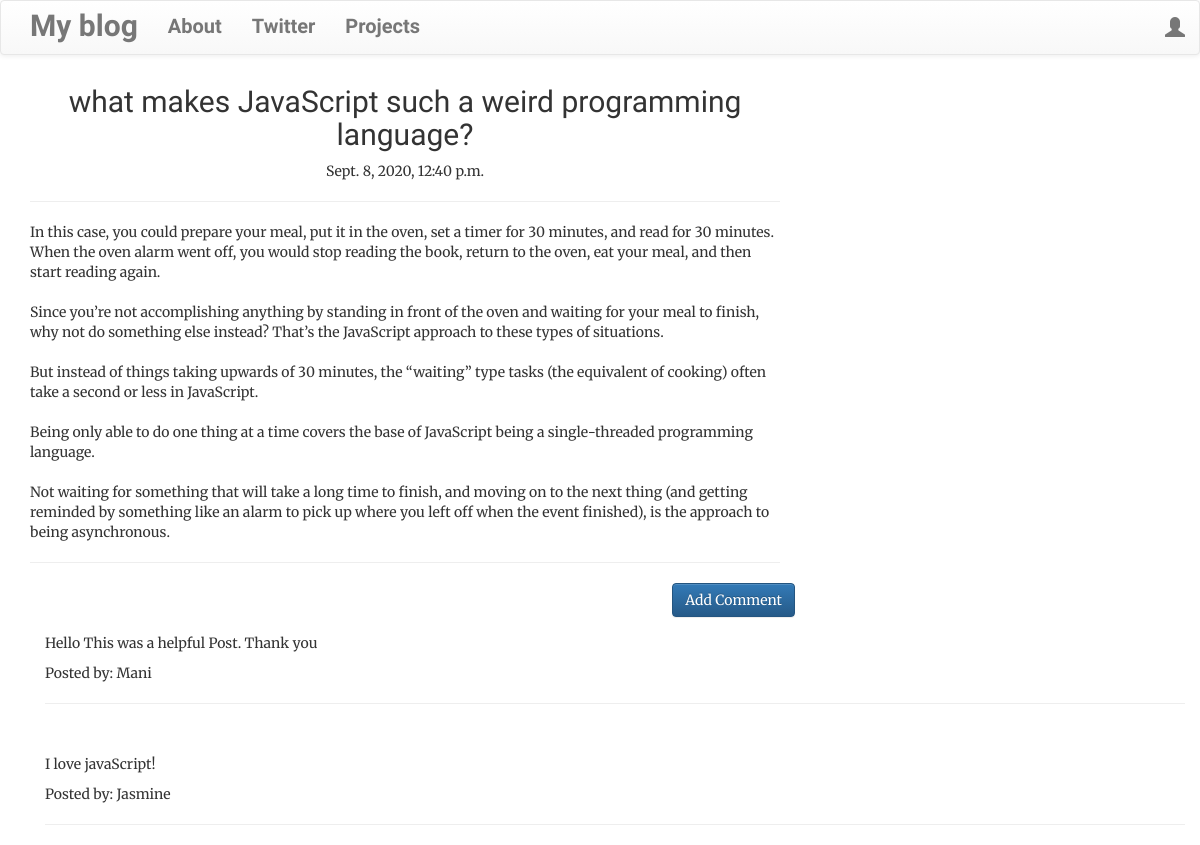
Page /post/7 on the committed database.
### blog/models.py (models this page shows, shortened)
class Post(models.Model):
    author = models.ForeignKey('auth.User', on_delete=models.CASCADE)
    title = models.CharField(max_length=200)
    text = models.TextField()
    create_date = models.DateTimeField(default=timezone.now)
    published_date = models.DateTimeField(blank=True, null=True)

class Comment(models.Model):
    post = models.ForeignKey(
        'blog.Post', related_name='comments', on_delete=models.CASCADE)
    author = models.CharField(max_length=200)
    text = models.TextField()
    create_date = models.DateTimeField(default=timezone.now())
    approved_comment = models.BooleanField(default=False)

### blog/views.py (the view)
# urls.py: path('post/<int:pk>', views.PostDetailView.as_view(), name='post_detail'),
class PostDetailView(DetailView):
    model = Post

### blog/templates/blog/post_detail.html (shortened to what this page needs)
{% extends 'blog/base.html'%}
{% block content %}
    <h1 class="posttitle loader">{{post.title}}</h1>
        {% if post.published_date %}
            <div class="date postdate">
                {{ post.published_date }}
            </div> <hr>
        {% else %}
         <a class='btn btn-default' href="{% url 'post_publish' pk=post.pk %}">Publish</a>
        {% endif %}
        <p class="postcontent">{{ post.text|safe|linebreaksbr }}</p>
        <hr>
        <a class='btn btn-primary btn-comment' href="{% url 'add_comment_to_post' pk=post.pk %}">Add Comment</a>
    <div class="container">
        {% for comment in post.comments.all %}
        <br>
        {% if user.is_authenticated or comment.approved_comment %}
            <p>{{ comment.text|safe|linebreaks }}</p>
            <p>Posted by: {{comment.author}}</p>
            <hr>
            {% endif %}
            {% empty %}
                <p>No Comments posted.</p>
        {% endfor %}
    </div>
{% endblock %}

### blog/static/css/blog.css (style rules this page uses)
body { background-color: #fff; font-family: 'Merriweather', serif; }
.postdate { text-align: center; }
.posttitle { font-family: 'Indie Flower', cursive; font-size: 3rem; text-align: center; }
.postcontent { margin-top: 15px; margin-bottom: 15px; }
.btn-comment { position: absolute; right: 0px; }

### rows in the picture
Post: title "what makes JavaScript such a weird programming language?", published_date "Sept. 8, 2020, 12:40 p.m.", text "In this case, you could prepare your meal, put it in the oven, set a timer for 30 minutes, and read for 30 minutes. When the oven alarm went off, you would stop reading the book, return to the oven, eat your meal, and then start reading again. Since you’re not accomplishing anything by standing in front of the oven and waiting for your meal to finish, why not do something else instead? That’s the JavaScript approach to these types of situations. But instead of things taking upwards of 30 minutes, the “waiting” type tasks (the equivalent of cooking) often take a second or less in JavaScript. Being only able to do one thing at a time covers the base of JavaScript being a single-threaded…"
Comment: text "Hello This was a helpful Post. Thank you", author "Mani"
Comment: text "I love javaScript!", author "Jasmine"
